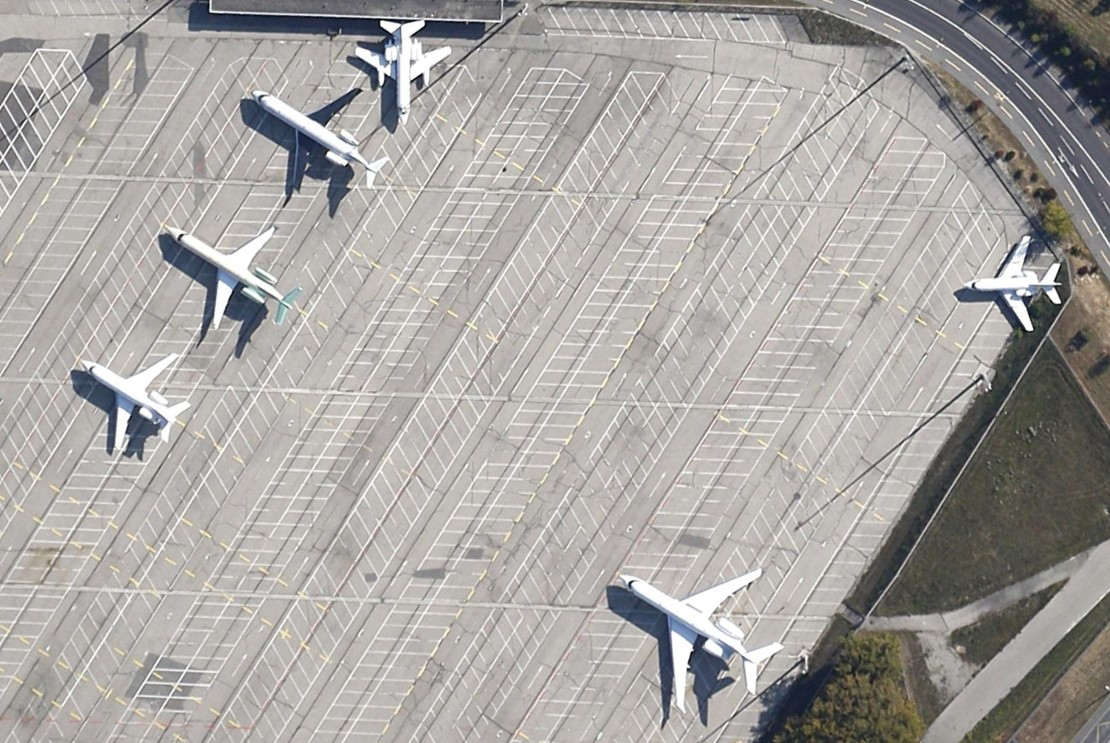
#> input picture plane_many.jpg, 1110 x 743 px, found by its file name
$ jupyter execute --allow-errors hog_svm.ipynb   (older library calls are emulated)
#> lines starting #> are read from the running program, lines starting #| are printed output that depends on the picture; after the words box and inside, x2 and y2 are one past the last pixel; in counts of white or black regions, pixels touching at a corner belong together
### HOG.py
# 学习:https://github.com/PENGZhaoqing/Hog-feature

import cv2
import numpy as np
import math


class Hog_descriptor():

    def __init__(self, img, cell_size=8, bin_size=9):
        '''
        一个block由2x2个cell组成，步长为1个cell大小
        :param img: 输入图像(更准确的说是检测窗口)，要求灰度图像,对于行人检测图像大小一般为128x64 即是输入图像上的一小块裁切区域
        :param cell_size: 细胞单元的大小 如8，表示8x8个像素
        :param bin_size: 直方图的bin个数
        '''
        '''
        采用Gamma校正法对输入图像进行颜色空间的标准化（归一化），目的是调节图像的对比度，降低图像局部
        的阴影和光照变化所造成的影响，同时可以抑制噪音。采用的gamma值为0.5。 f(I)=I^γ
        '''
        self.img = img
        self.img = np.sqrt(img * 1.0 / float(np.max(img)))  # gamma=0.5
        self.img = self.img * 255  # 反归一化
        self.cell_size = cell_size  # 单元边长
        self.bin_size = bin_size  # 直方图列数
        self.angle_unit = 180 / self.bin_size  # 直方图每个列的宽度
        assert type(self.bin_size) == int, "bin_size should be integer,"
        assert type(self.cell_size) == int, "cell_size should be integer,"
        assert 180 % self.bin_size == 0, "bin_size should be divisible by 180"

    # 主功能，计算图像的HOG描述符，顺便求 HOG - image特征图
    def extract(self):
        height, width = self.img.shape
        '''
        1、计算图像每一个像素点的梯度幅值和方向
        '''
        gradient_value, gradient_angle = self.global_gradient()
        gradient_value = abs(gradient_value)  # 避免负数,下面直方图统计时，正负抵消没了
        '''
        2、计算输入图像的每个cell单元的梯度直方图，形成每个cell的直方图descriptor
            若图像128x64 可以得到16x8个cell，每个cell由9个bin组成
        '''
        cell_gradient_value = np.zeros((height // self.cell_size, width // self.cell_size, self.bin_size))
        for i in range(cell_gradient_value.shape[0]):
            for j in range(cell_gradient_value.shape[1]):
                # 当前cell
                cs = self.cell_size
                cell_gradient = gradient_value[i * cs:i * cs + cs, j * cs:j * cs + cs]
                cell_angle = gradient_angle[i * cs:i * cs + cs, j * cs:j * cs + cs]
                cell_gradient_value[i][j] = self.cell_gradient(cell_gradient, cell_angle)  # 计算出该cell的直方图
        '''
        3、将2x2个cell组成一个block，一个block内所有cell的特征串联起来得到该block的HOG特征descriptor
           将图像image内所有block的HOG特征descriptor串联起来得到该image（检测目标）的HOG特征descriptor，
           这就是最终分类的特征向量
        '''
        hog_vector = []  # 默认步长为一个cell大小，一个block由2x2个cell组成，遍历每一个block
        for i in range(cell_gradient_value.shape[0] - 1):
            for j in range(cell_gradient_value.shape[1] - 1):
                block_vector = []  # 第[i][j]个block
                block_vector.extend(cell_gradient_value[i][j])
                block_vector.extend(cell_gradient_value[i][j + 1])
                block_vector.extend(cell_gradient_value[i + 1][j])
                block_vector.extend(cell_gradient_value[i + 1][j + 1])
                '''块内归一化梯度直方图，去除光照、阴影等变化，增加鲁棒性，健壮性'''
                # 使用l2范数归一化
                divider = math.sqrt(sum(i ** 2 for i in block_vector) + 1e-5)
                block_vector = [i / divider for i in block_vector]
                hog_vector.extend(block_vector)

        # *可选  将得到的每个cell的梯度方向直方图绘出，得到特征图，便于观察
        hog_image = self.gradient_image(cell_gradient_value)
        return hog_vector, hog_image

    # def extract()的辅助函数，使用sobel算子计算每个像素沿x、y的梯度和方向
    def global_gradient(self):
        gradient_values_x = cv2.Sobel(self.img, ddepth=cv2.CV_64F, dx=1, dy=0, ksize=5)
        gradient_values_y = cv2.Sobel(self.img, ddepth=cv2.CV_64F, dx=0, dy=1, ksize=5)
        gradient_magnitude, gradient_angle = cv2.cartToPolar(gradient_values_x, gradient_values_y, angleInDegrees=True)
        # 180°~360°，减去180度
        gradient_angle[gradient_angle >= 180] -= 180
        gradient_angle[gradient_angle == 180] = 0  # 不知道为什么，上一句筛不掉恰好180的???
        return gradient_magnitude, gradient_angle

    # def extract()的辅助函数，为一个cell单元构建梯度方向直方图
    def cell_gradient(self, cell_gradient, cell_angle):
        bin = np.zeros(self.bin_size)  # 线性插值，[0°,20°,40°.....]
        # 遍历cell中的像素点
        for i in range(cell_gradient.shape[0]):
            for j in range(cell_gradient.shape[1]):
                value = cell_gradient[i][j]  # 当前像素的梯度幅值
                angle = cell_angle[i][j]  # 当前像素的梯度方向
                left_i = int(angle / self.angle_unit) % self.bin_size  # 左邻居index
                right_w = (angle - left_i * self.angle_unit) / self.angle_unit  # 右邻居权重比例,联想杠杆原理

                bin[left_i] += value * (1 - right_w)
                bin[(left_i + 1) % self.bin_size] += value * right_w
        return bin

    # 辅助函数，将梯度直方图转化为特征图像,便于观察
    def gradient_image(self, cell_gradient):
        '''
        将得到的每个cell的梯度方向直方图绘出，得到特征图
        :param cell_gradient: 输入图像的每个cell单元的梯度直方图,形状为[h/cell_size,w/cell_size,bin_size]
        :return: 特征图
        '''
        image = np.zeros(self.img.shape)  # 一张画布,和输入图像一样大
        cell_width = self.cell_size / 2
        max_mag = cell_gradient.max()
        # 遍历每一个cell
        for x in range(cell_gradient.shape[0]):
            for y in range(cell_gradient.shape[1]):
                cell_grad = cell_gradient[x][y] / max_mag  # 获取第[i][j]个cell的梯度直方图 and 归一化
                # 遍历每一个bin区间
                for i in range(self.bin_size):
                    value = cell_grad[i]
                    angle_radian = math.radians(i * 20)
                    # 计算起始坐标和终点坐标，长度为幅值(归一化),幅值越大、绘制的线条越长、越亮
                    x1 = int(x * self.cell_size + cell_width + value * cell_width * math.cos(angle_radian))
                    y1 = int(y * self.cell_size + cell_width + value * cell_width * math.sin(angle_radian))
                    x2 = int(x * self.cell_size + cell_width - value * cell_width * math.cos(angle_radian))
                    y2 = int(y * self.cell_size + cell_width - value * cell_width * math.sin(angle_radian))
                    cv2.line(image, (y1, x1), (y2, x2), int(255 * math.sqrt(value)))
        return image


# [15 lines of commented-out code are left out]

### hog_svm.ipynb
[cell 1]
import os
import random

from PIL import Image

from HOG import *
from SVM import *

import matplotlib.pyplot as plt


# [30 lines left out: functions resize_img, plot_vector, not called in this run]


#  读取训练集,args样本个数
def loadDataSet(pos_path,pos_count,neg_path,neg_count):
    dataSet = []
    label = []
    posImgs = os.listdir(pos_path)  # 正样本
    negImgs = os.listdir(neg_path)

    for i in range(min(len(posImgs),pos_count)):  # 读取正样本
        path = pos_path+ '/' + posImgs[i]
        img = cv2.imread(path, cv2.IMREAD_GRAYSCALE)  # 读取灰度图
        hog_vec, hog_img = Hog_descriptor(img).extract()  # 计算HOG特征描述子
        dataSet.append(hog_vec)
        label.append(1)

    for i in range(min(len(negImgs),neg_count)):  # 读取负样本
        path = neg_path+ '/' + negImgs[i]
        img = cv2.imread(path, cv2.IMREAD_GRAYSCALE)  # 读取灰度图
        hog_vec, hog_img = Hog_descriptor(img).extract()  # 计算HOG特征描述子
        dataSet.append(hog_vec)
        label.append(-1)
    return dataSet, label


# [10 lines left out: function plot_compare_2img, not called in this run]


def do_training(pos_path,pos_c,neg_path,neg_c):  # 训练产生w b alpha
    dataSet, label = loadDataSet(pos_path,pos_c,neg_path,neg_c)  # HOG特征向量的训练集
    ws, b, alpha = SMO(dataSetIn=dataSet, classLabels=label, C=0.6, toler=0.001, maxIter=60)  # SVM训练
    #  ws(1,n),b(1,1),alpha(m,1)    np.matrix
    fw = open('weights.txt', 'w')
    for i in range(ws.shape[1]):
        fw.write(str(ws[0, i]) + ' ')
    fw.write('\n' + str(b[0,0]) + '\n')
    for i in range(alpha.shape[0]):
        fw.write(str(alpha[i, 0]) + ' ')
    fw.write('\n')


# 给图片加框 https://www.jb51.net/article/155363.htm
# [39 lines left out: function test, not called in this run]

[cell 2]
ori_img = cv2.imread('F:\\2023\\hog_svm-master\\images\\test\\girl.jpg', cv2.IMREAD_GRAYSCALE)  # 灰度图
#> (the rest of this cell did not finish here and is left out)


plt.figure(figsize=(6.4, 2.0 * 3.2))
plt.subplot(1, 2, 1)
plt.imshow(ori_img, cmap=plt.cm.gray)
plt.subplot(1, 2, 2)
plt.imshow(hog_img, cmap=plt.cm.gray)  # 输出灰度图
plt.show()

[cell 3]
from pycallgraph2 import PyCallGraph
from pycallgraph2.output import GraphvizOutput
#> (the rest of this cell did not finish here and is left out)

#> (a cell that did not finish here is left out)

test('F:\\2023\\hog_svm-master\\images\\test\\girl.jpg',60,100,2)

[cell 5]
def resize_images(directory, size):
    for filename in os.listdir(directory):
        if filename.endswith(".jpg") or filename.endswith(".png"):  # 或者其他你需要的图片格式
            img = Image.open(os.path.join(directory, filename))
            img_resized = img.resize(size)
            img_resized.save(os.path.join(directory, filename))

# 调用函数
#> (the rest of this cell did not finish here and is left out)

[cell 6]
ori_img = cv2.imread('F:\\2023\\objectDetection\\plane_many.jpg', cv2.IMREAD_GRAYSCALE)  # 灰度图
#> ori_img: shape (743, 1110); min 0, max 255, mean 165.5
hog_vec, hog_img = Hog_descriptor(ori_img).extract()
#> call 2 of __init__, with cell_size = 8, bin_size = 9
#> in __init__ (call 2), `self.img = np.sqrt(img * 1.0 / float(np.max(img)))`:
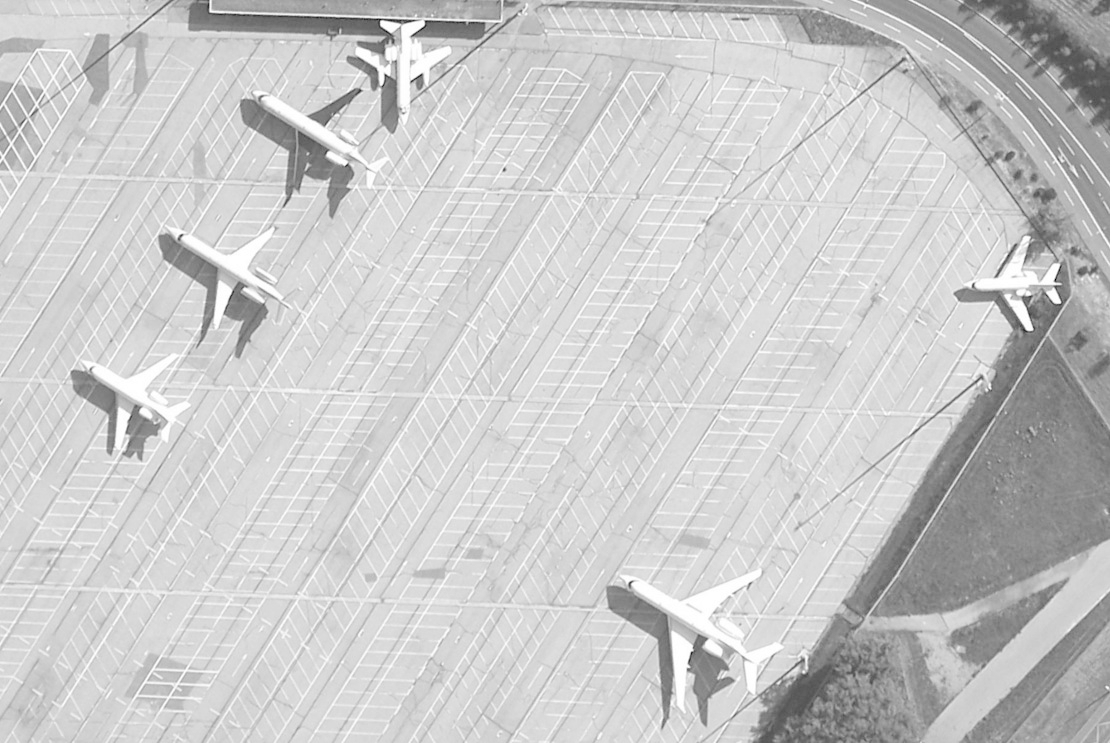
#> self.img: shape (743, 1110) float64; min 0, max 1, mean 0.795
#> in global_gradient, `gradient_values_y = cv2.Sobel(self.img, ddepth=cv2.CV_64F, dx=0, dy=1,..`:
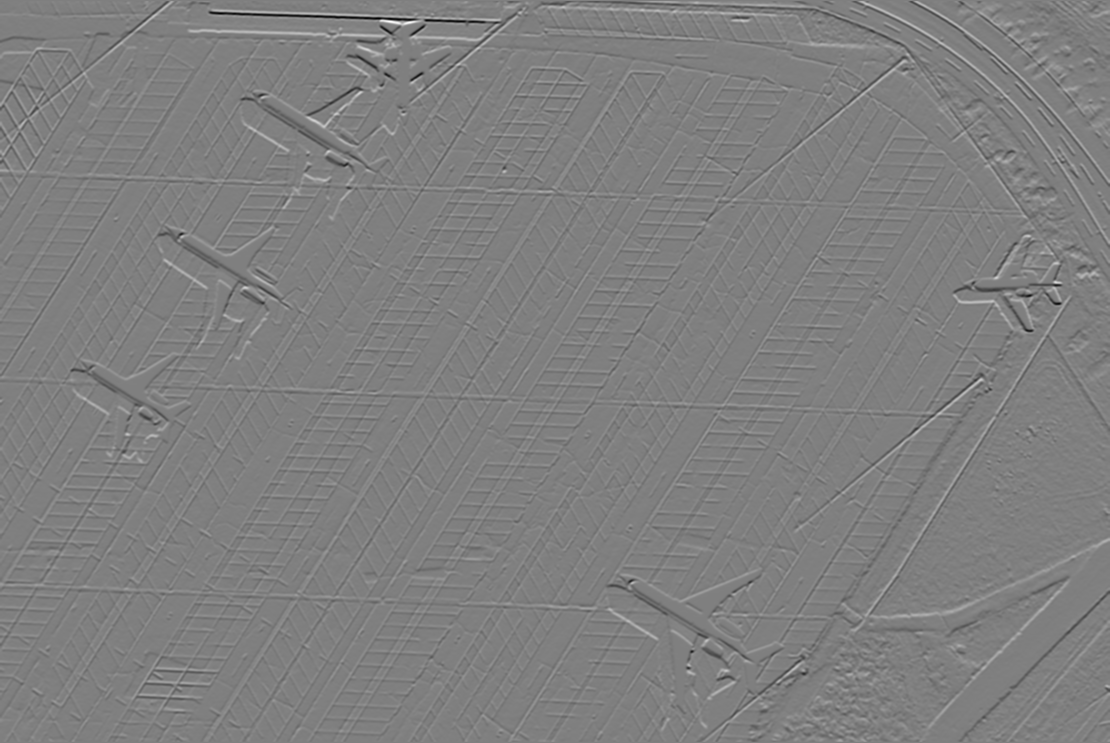
#> gradient_values_y: shape (743, 1110) float64; min -8916.8, max 8883, mean 4; drawn with min black and max white
#> in global_gradient, `gradient_magnitude, gradient_angle = cv2.cartToPolar(gradient_values_x..`:
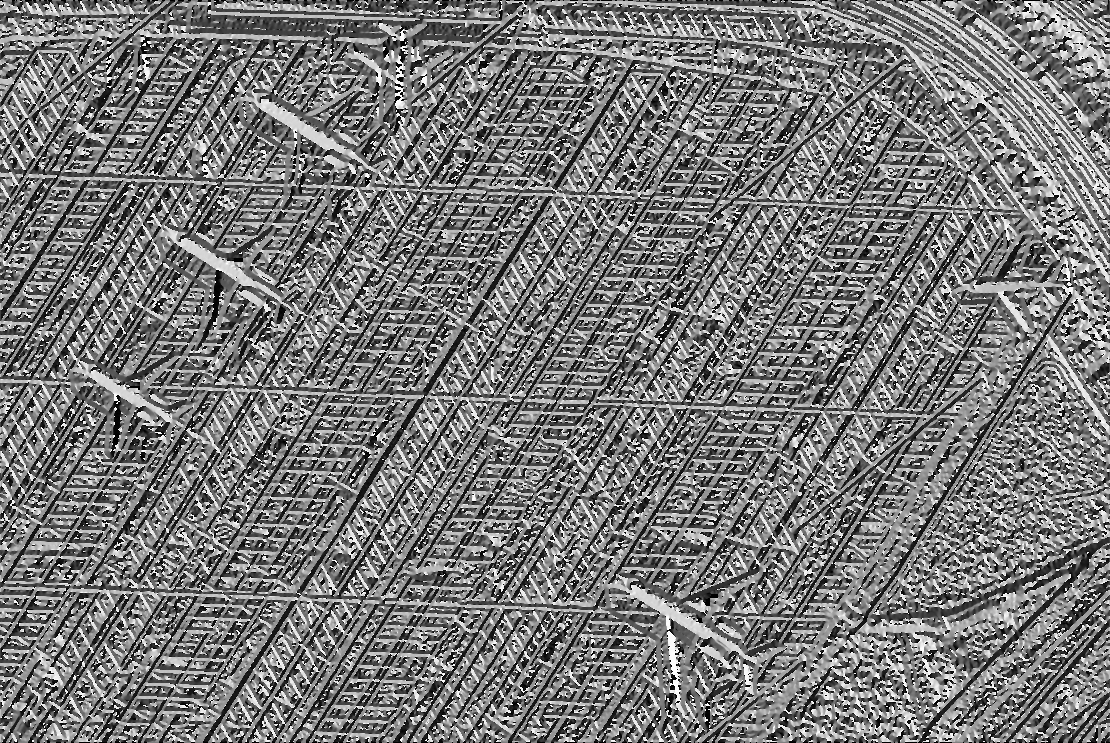
#> gradient_angle: shape (743, 1110) float64; min 0, max 360, mean 170.2; drawn with min black and max white
#> in global_gradient, `gradient_angle[gradient_angle >= 180] -= 180`:
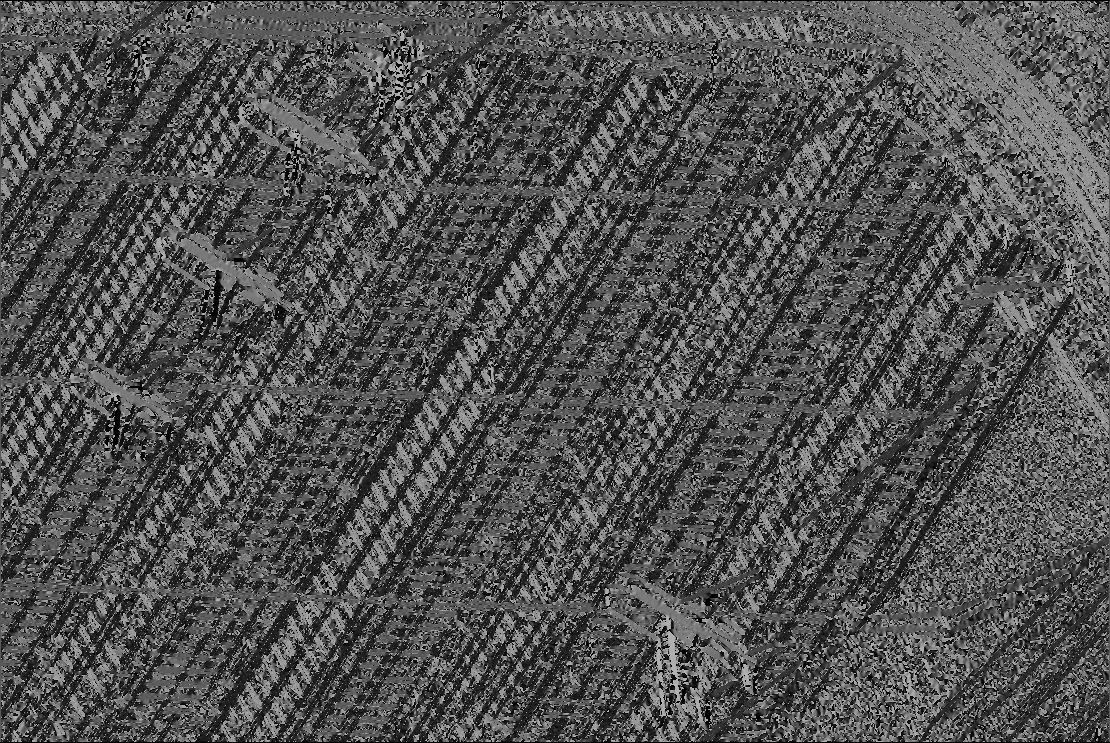
#> gradient_angle: shape (743, 1110) float64; min 0, max 180, mean 81.4
#> in global_gradient, `gradient_angle[gradient_angle == 180] = 0`: gradient_angle: shape (743, 1110) float64; under 0.01% of pixels changed, all inside (x1, y1, x2, y2) = (796, 67, 797, 68)
#> after the loop in gradient_image, `for x in range(cell_gradient.shape[0]):`:
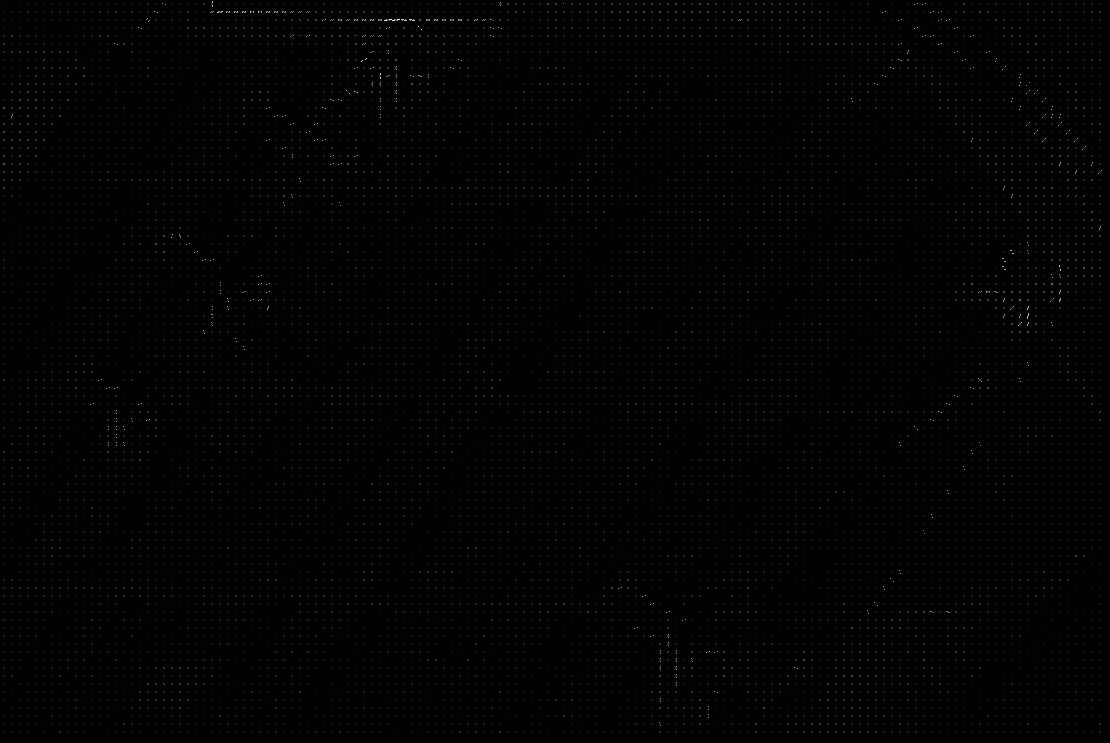
#> image: shape (743, 1110) float64; min 0, max 255, mean 1.6

plt.figure(figsize=(6.4, 2.0 * 3.2))
plt.subplot(1, 2, 1)
plt.imshow(ori_img, cmap=plt.cm.gray)
plt.subplot(1, 2, 2)
plt.imshow(hog_img, cmap=plt.cm.gray)  # 输出灰度图
plt.show()

#> (a cell that did not finish here is left out)

$ run again, with imori.jpg copied over plane_many.jpg
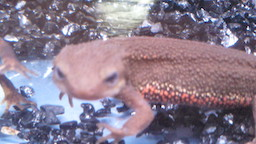
#> input picture imori.jpg, 256 x 144 px, found by its file name
#> in global_gradient, `gradient_angle[gradient_angle >= 180] -= 180`:
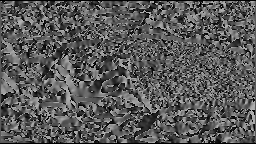
#> gradient_angle: shape (144, 256) float64; min 0, max 180, mean 88.9
#> after the loop in extract, `for i in range(cell_gradient_value.shape[0] - 1):`: hog_vector = 18972 values, max 0.911 at index 9390, min 0 at index 376, mean 0.126
#> max_mag = 73036.6
#> after the loop in gradient_image, `for x in range(cell_gradient.shape[0]):`:
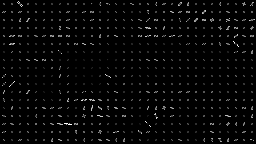
#> image: shape (144, 256) float64; min 0, max 255, mean 6.5
#> hog_vec has the same summary as hog_vector in extract
